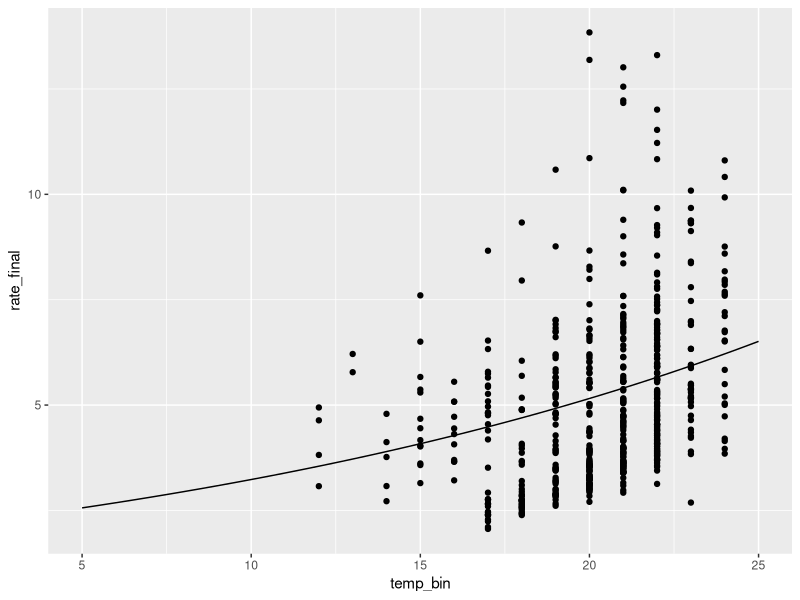
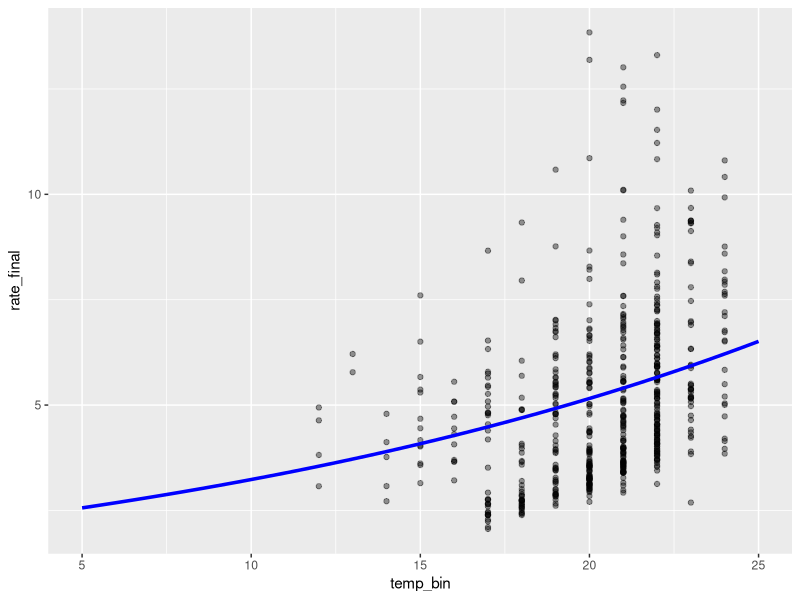

Generate these figures, in order, with R:
library(tidyverse)
library(lme4)
library(nlme)

two_year_data_Ito <- read.csv("Ito_only_data.csv")

Itomodel2 <- lme(lograte ~ temp_bin, random =  ~1 | FishID,
                 data = two_year_data_Ito)    #log_transformed model


ItoRA <- Itomodel2[["coefficients"]][["fixed"]][[1]] #Value is from linear log model
ItoRQ <- Itomodel2[["coefficients"]][["fixed"]][[2]] #Value is from linear log model


x_vals <- seq(5,25, by = 0.5)    #generating temp values

y_vals <- exp(ItoRA) * exp(ItoRQ * x_vals)  #equation for line, transformed back from log

line_vals = data.frame(x = x_vals, y = y_vals) # line df


ggplot(two_year_data_Ito, aes(x = temp_bin, y = rate_final)) +  #plotting
  geom_point() + 
  geom_line(data = line_vals, aes(x = x_vals, y = y_vals))



####Q Stuff####
#Basically the same, but using predict to make workflow easier
#With the back transformation, just know it is biased low unless you correct for variance (generally ok)

library(nlme)

Itomodel2 <- lme(log(rate_final) ~ temp_bin,
                 random = ~1 | FishID,
                 data = two_year_data_Ito)

x_vals <- seq(5, 25, by = 0.5)

newdata <- data.frame(temp_bin = x_vals)

pred_vals <- predict(Itomodel2, newdata = newdata, level = 0)

line_vals <- data.frame(
  x = x_vals,
  y = exp(pred_vals)
)

ggplot(two_year_data_Ito, aes(x = temp_bin, y = rate_final)) +
  geom_point(alpha = 0.4) +
  geom_line(data = line_vals, aes(x = x, y = y),
            color = "blue", linewidth = 1.2)
